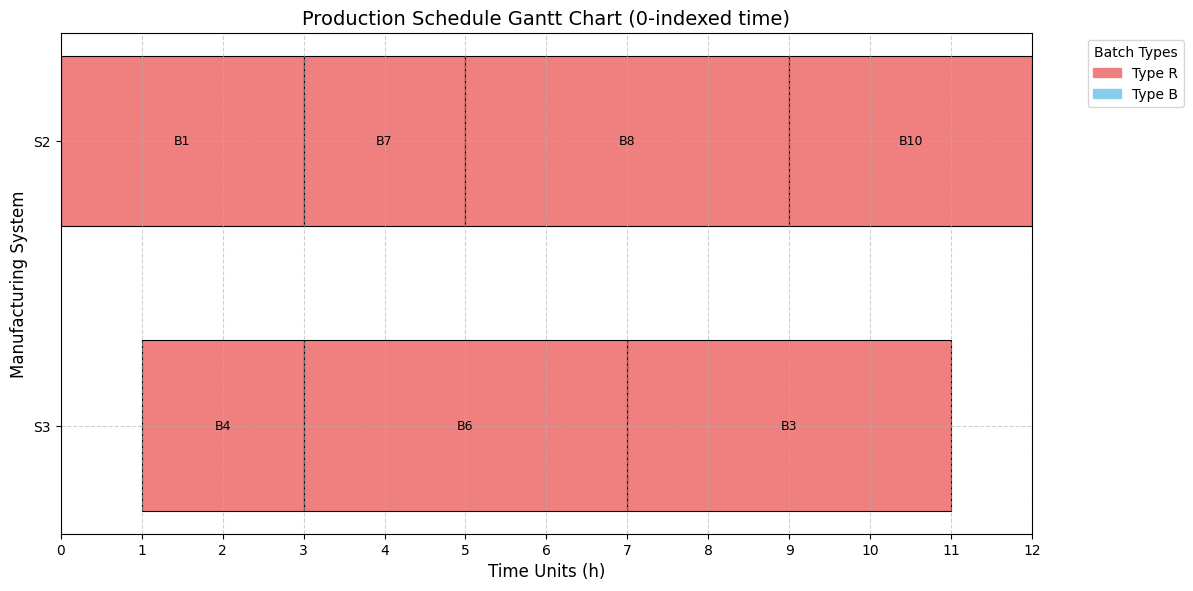

The script that saved this image:
import random
import pandas as pd
import numpy as np
import matplotlib.pyplot as plt
import matplotlib.patches as mpatches
from ortools.sat.python import cp_model


def generate_synthetic_batch_data(
        num_batches: int,
        planning_horizon_H: int,
        avg_prod_time: int,
        prod_time_variance: int,
        type_R_proportion: float,
        deadline_flexibility: int,  # Avg difference between LM and EM
        avg_penalty_multiplier: float = 200,  # Base penalty value to multiply by prod time
        penalty_variance_percent: float = 0.2  # +/- 20% variance
) -> tuple[dict, dict]:
    """
    Generates synthetic batch data and corresponding rejection penalties for the production planning model.

    Args:
        num_batches (int): The total number of batches to generate.
        planning_horizon_H (int): The total planning horizon (H).
        avg_prod_time (int): Average production time for a batch.
        prod_time_variance (int): Max variance from avg_prod_time for production time.
        type_R_proportion (float): Proportion of 'R' type batches (0.0 to 1.0).
        deadline_flexibility (int): Average window size for LM - EM.
        avg_penalty_multiplier (float): A base value to multiply by production time for penalty calculation.
                                        Adjust this to set the general scale of penalties.
        penalty_variance_percent (float): Percentage variance for penalties (e.g., 0.2 for +/- 20%).

    Returns:
        tuple[dict, dict]: A tuple containing two dictionaries:
                           1. BATCHES_DATA_RAW (batch characteristics).
                           2. REJECTION_PENALTY_PER_BATCH (penalties, 0-indexed for direct use).
    """
    generated_batches_data = {}
    generated_penalties = {}
    original_batch_ids_list = []  # To keep track of original 1-indexed IDs

    for i in range(1, num_batches + 1):  # Start batch IDs from 1
        original_batch_ids_list.append(i)  # Add original 1-indexed ID

        # Randomly determine batch type
        batch_type = 'R' if random.random() < type_R_proportion else 'B'

        # Generate production time
        prod_time = max(1, avg_prod_time + random.randint(-prod_time_variance, prod_time_variance))

        # Generate EM and LM
        em_lower_bound = 1
        em_upper_bound = planning_horizon_H - prod_time
        em = random.randint(em_lower_bound, em_upper_bound)

        min_lm = em + max(0, prod_time - 1)
        lm = min(planning_horizon_H, em + random.randint(0, deadline_flexibility))

        if lm < min_lm:
            lm = min_lm
        if lm < em:
            lm = em

        generated_batches_data[i] = {
            'EM': em,
            'LM': lm,
            'Type': batch_type,
            'ProductionTime': prod_time
        }

        # Generate penalty for this batch
        # A simple approach: penalty proportional to production time and a base multiplier
        base_penalty = prod_time * avg_penalty_multiplier
        variance_amount = base_penalty * penalty_variance_percent
        penalty = int(base_penalty + random.uniform(-variance_amount, variance_amount))
        generated_penalties[i] = max(100, penalty)  # Ensure a minimum penalty

    # Now, convert the penalties to be 0-indexed using original_batch_ids_list for consistency
    # with how your solve_production_scheduling function processes BATCHES_DATA
    batch_id_to_idx = {batch_id: idx for idx, batch_id in enumerate(sorted(generated_batches_data.keys()))}

    indexed_penalties = {}
    for original_id, penalty_value in generated_penalties.items():
        indexed_penalties[batch_id_to_idx[original_id]] = penalty_value

    return generated_batches_data, indexed_penalties

def solve_production_scheduling_extended(H, NMS, MS_NAMES, WORKSHOPS, BATCHES_DATA_INPUT, COST_PER_HOUR_ON_MACHINE, REJECTION_PENALTY_PER_BATCH):
    """
    Implements the production plan optimization model from the article
    'Mathematical Model for Production Plan Optimization-A Case Study of Discrete Event Systems'
    using Google OR-Tools CP-SAT solver, with an extended cost-based objective.
    """
    # Create a sorted list of original batch IDs for consistent indexing (0-indexed for Python)
    original_batch_ids = sorted(BATCHES_DATA_INPUT.keys())
    # Create a mapping from original 1-indexed ID to 0-indexed ID used in code
    batch_id_to_idx = {batch_id: idx for idx, batch_id in enumerate(original_batch_ids)}
    results = {}
    # Convert raw batch data to 0-indexed EM/LM for use with 0-indexed time horizon
    BATCHES_DATA = {}
    for original_id, data in BATCHES_DATA_INPUT.items():
        idx = batch_id_to_idx[original_id]
        BATCHES_DATA[idx] = {
            # Convert EM/LM from 1-indexed (e.g., hour 1) to 0-indexed (e.g., time slot 0)
            'EM': data['EM'] - 1,
            'LM': data['LM'] - 1,
            'Type': data['Type'],
            'ProductionTime': data['ProductionTime']
        }
    # Total number of batches (after indexing conversion)
    NP = len(BATCHES_DATA)

    # --- 2. Model Initialization ---
    model = cp_model.CpModel()

    # --- 3. Decision Variables ---

    # start_time[i_idx, l_idx]: Start time of batch i_idx on system l_idx (integer variable)
    # The domain is [EM_i, LM_i] (0-indexed).
    start_time = {}
    # end_time[i_idx, l_idx]: End time of batch i_idx on system l_idx (integer variable)
    # This is start_time + ProductionTime. Domain is derived from start_time and ProductionTime.
    end_time = {}
    # is_assigned[i_idx, l_idx]: Boolean variable, true if batch i_idx is assigned to system l_idx
    is_assigned = {}
    # interval[i_idx, l_idx]: Optional Interval variable for batch i_idx on system l_idx.
    # An optional interval is only active if its 'is_present' literal (is_assigned here) is true.
    interval = {}
    # is_rejected[i_idx]: Boolean variable, true if batch i_idx is not operated (rejected)
    is_rejected = {}

    for i_idx in range(NP):
        # A batch is either rejected or assigned to a machine.
        is_rejected[i_idx] = model.NewBoolVar(f'is_rejected_batch_{original_batch_ids[i_idx]}')

        # Define bounds for start and end times for each possible assignment
        # EM and LM are interpreted as 0-indexed earliest and latest *start* times.
        min_start_i = BATCHES_DATA[i_idx]['EM']
        max_start_i = BATCHES_DATA[i_idx]['LM']
        prod_time_i = BATCHES_DATA[i_idx]['ProductionTime']

        for l_idx in range(NMS):
            # start_time: Can range from its earliest allowed start to its latest allowed start
            # or the latest possible start that allows it to finish within the horizon H.
            start_time[i_idx, l_idx] = model.NewIntVar(
                min_start_i,
                max_start_i,
                f'start_batch_{original_batch_ids[i_idx]}_on_ms_{MS_NAMES[l_idx]}'
            )
            # end_time: Will be start_time + prod_time. Its max value can be H (exclusive end).
            end_time[i_idx, l_idx] = model.NewIntVar(
                prod_time_i, # Minimum end time (if starts at 0)
                H,           # Maximum end time (exclusive, so max time slot index is H-1)
                f'end_batch_{original_batch_ids[i_idx]}_on_ms_{MS_NAMES[l_idx]}'
            )

            is_assigned[i_idx, l_idx] = model.NewBoolVar(
                f'is_assigned_batch_{original_batch_ids[i_idx]}_to_ms_{MS_NAMES[l_idx]}'
            )

            # Create an optional interval variable.
            # This implicitly enforces `end_time - start_time == prod_time` if `is_assigned` is true.
            interval[i_idx, l_idx] = model.NewOptionalIntervalVar(
                start_time[i_idx, l_idx],
                prod_time_i,
                end_time[i_idx, l_idx],
                is_assigned[i_idx, l_idx],
                f'interval_batch_{original_batch_ids[i_idx]}_on_ms_{MS_NAMES[l_idx]}'
            )

    # --- 4. Objective Function (Extended: Minimize Total Cost) ---
    total_production_cost = []
    for i_idx in range(NP):
        for l_idx in range(NMS):
            # The production cost for a batch is its production time multiplied by the
            # cost per hour of the machine it's assigned to.
            # is_assigned[i_idx, l_idx] acts as a 0/1 multiplier here.
            cost_if_assigned = BATCHES_DATA[i_idx]['ProductionTime'] * COST_PER_HOUR_ON_MACHINE[l_idx]
            total_production_cost.append(
                cost_if_assigned * is_assigned[i_idx, l_idx]
            )

    total_rejection_penalty = []
    for i_idx in range(NP):
        # Add the penalty for this batch if it is rejected
        total_rejection_penalty.append(
            REJECTION_PENALTY_PER_BATCH[i_idx] * is_rejected[i_idx]
        )

    # Set the objective function to minimize the sum of total production costs and total rejection penalties
    model.Minimize(sum(total_production_cost) + sum(total_rejection_penalty))

    # --- 5. Constraints ---

    # Constraint 1: Each batch is either assigned to exactly one machine or it is rejected.
    # This combines aspects of Equation (5) and (6) and the definition of F_i.
    for i_idx in range(NP):
        model.Add(sum(is_assigned[i_idx, l_idx] for l_idx in range(NMS)) + is_rejected[i_idx] == 1)

    # Constraint 2: No Overlap on Manufacturing Systems (Equation 3).
    # A manufacturing system operates at most one batch in a time unit t.
    for l_idx in range(NMS):
        # Collect all intervals for this specific machine.
        # AddNoOverlap ensures that no two intervals on the same resource overlap in time.
        intervals_on_machine = [interval[i_idx, l_idx] for i_idx in range(NP)]
        model.AddNoOverlap(intervals_on_machine)

    # Constraint 3: Earliest and Latest Manufacturing Dates (Equations 7 & 8).
    # These are already incorporated into the domain definitions of `start_time` variables.
    # Additionally, ensure that if a batch is assigned, its end time is within the planning horizon.
    for i_idx in range(NP):
        for l_idx in range(NMS):
            # Ensure the activity finishes within the horizon H (exclusive upper bound for time range).
            # This is critical as `LM` is for start time, not end time of the batch.
            model.Add(end_time[i_idx, l_idx] <= H).OnlyEnforceIf(is_assigned[i_idx, l_idx])

    # Constraint 4: Batches of different types cannot be operated in the same workshop at a given unit of time.
    # (Adaptation of Equations 10-12).
    # This ensures that for any given workshop, at any given time, all machines in that workshop
    # are either idle or processing batches of the *same* type.
    for workshop_name, machine_indices in WORKSHOPS.items():
        for t in range(H): # Iterate through each time unit in the horizon
            # Boolean variables to indicate if Type 'A' (Red) or Type 'B' (Blue) batches are active
            # in this workshop at this specific time 't'.
            type_R_active_overall = model.NewBoolVar(f'type_R_overall_W{workshop_name}_T{t}')
            type_B_active_overall = model.NewBoolVar(f'type_B_overall_W{workshop_name}_T{t}')

            # List of literals (boolean variables) that would make type_R_active_overall true.
            literals_type_R_at_t = []
            # List of literals that would make type_B_active_overall true.
            literals_type_B_at_t = []

            for l_idx in machine_indices: # For each machine belonging to the current workshop
                for i_idx in range(NP): # For each batch
                    batch_type = BATCHES_DATA[i_idx]['Type']

                    # Create boolean variables to check if the batch is active on this machine at time 't'.
                    # This effectively acts as the X_i_l_t variable from the paper if it were defined for specific times.
                    is_batch_active_at_t = model.NewBoolVar(f'active_batch_{original_batch_ids[i_idx]}_ms_{MS_NAMES[l_idx]}_at_t_{t}')

                    # Define auxiliary boolean conditions for clarity and proper reification.
                    # start_cond: True if the batch's start time is <= current time 't'.
                    start_cond = model.NewBoolVar(f'start_cond_{original_batch_ids[i_idx]}_{MS_NAMES[l_idx]}_t_{t}')
                    model.Add(start_time[i_idx, l_idx] <= t).OnlyEnforceIf(start_cond)
                    model.Add(start_time[i_idx, l_idx] > t).OnlyEnforceIf(start_cond.Not())

                    # end_cond: True if the batch's end time is > current time 't'.
                    end_cond = model.NewBoolVar(f'end_cond_{original_batch_ids[i_idx]}_{MS_NAMES[l_idx]}_t_{t}')
                    model.Add(end_time[i_idx, l_idx] > t).OnlyEnforceIf(end_cond)
                    model.Add(end_time[i_idx, l_idx] <= t).OnlyEnforceIf(end_cond.Not())

                    # is_batch_active_at_t is true if AND ONLY IF:
                    # 1. The batch is assigned to this machine (is_assigned[i_idx, l_idx] is true)
                    # 2. The batch has started by or before 't' (start_cond is true)
                    # 3. The batch has not yet finished by 't' (end_cond is true)
                    model.AddBoolAnd([is_assigned[i_idx, l_idx], start_cond, end_cond]).OnlyEnforceIf(is_batch_active_at_t)
                    model.AddBoolOr([is_assigned[i_idx, l_idx].Not(), start_cond.Not(), end_cond.Not()]).OnlyEnforceIf(is_batch_active_at_t.Not())

                    # Add this boolean literal to the appropriate type list for this time 't'.
                    if batch_type == 'R': # 'R' for Red (Type 'A' in article's equations, but 'R' in data)
                        literals_type_R_at_t.append(is_batch_active_at_t)
                    elif batch_type == 'B': # 'B' for Blue (Type 'B' in article's equations, and 'B' in data)
                        literals_type_B_at_t.append(is_batch_active_at_t)

            # If any literal in literals_type_R_at_t is true, then type_R_active_overall must be true.
            # If all literals are false, then type_R_active_overall must be false.
            if literals_type_R_at_t: # Only add if there are actual literals to check
                model.AddBoolOr(literals_type_R_at_t).OnlyEnforceIf(type_R_active_overall)
                model.AddBoolAnd([literal.Not() for literal in literals_type_R_at_t]).OnlyEnforceIf(type_R_active_overall.Not())
            else: # If no 'R' type batches can ever be active here, then it's always false
                model.Add(type_R_active_overall == False)

            # Same logic for Type 'B' batches.
            if literals_type_B_at_t:
                model.AddBoolOr(literals_type_B_at_t).OnlyEnforceIf(type_B_active_overall)
                model.AddBoolAnd([literal.Not() for literal in literals_type_B_at_t]).OnlyEnforceIf(type_B_active_overall.Not())
            else:
                model.Add(type_B_active_overall == False)

            # The core workshop type constraint: A workshop cannot process both 'R' and 'B' types simultaneously.
            model.Add(type_R_active_overall + type_B_active_overall <= 1)

    # --- 6. Solve the Model ---
    solver = cp_model.CpSolver()
    # You can enable logging to see the solver's progress
    # solver.parameters.log_search_progress = True
    status = solver.Solve(model)

    # --- 7. Print Results ---
    schedule_data = [] # For CSV
    gantt_plot_data = {ms_idx: [] for ms_idx in range(NMS)} # For Matplotlib Gantt
    if status == cp_model.OPTIMAL or status == cp_model.FEASIBLE:
        print(f"Solution Status: {solver.StatusName(status)}")
        # Print the new objective value
        print(f"Objective value (total cost): {solver.ObjectiveValue():.2f}")
        results['status'] = solver.StatusName(status)
        results['total_cost'] = solver.ObjectiveValue()
        results['rejected_batches_count'] = sum(
            solver.BooleanValue(is_rejected[i_idx]) for i_idx in range(NP)
        )
        # Initialize schedule grid for visualization
        schedule_grid = {ms_name: ['-' for _ in range(H)] for ms_name in MS_NAMES}

        assigned_batches_info = []
        rejected_batches_info = []

        for i_idx in range(NP):
            original_id = original_batch_ids[i_idx]
            batch_data = BATCHES_DATA[i_idx]

            if solver.BooleanValue(is_rejected[i_idx]):
                rejected_batches_info.append(
                    f"Batch {original_id} (Type: {batch_data['Type']}, Prod Time: {batch_data['ProductionTime']}h, Penalty: ${REJECTION_PENALTY_PER_BATCH[i_idx]})"
                )
                schedule_data.append({
                    'Batch ID': original_id,
                    'Type': batch_data['Type'],
                    'Production Time (h)': batch_data['ProductionTime'],
                    'Assigned Machine': 'N/A',
                    'Start Time': 'N/A',
                    'End Time': 'N/A',
                    'Status': 'Rejected',
                    'Penalty Cost': f"$ {REJECTION_PENALTY_PER_BATCH[i_idx]:.2f}",
                    'Production Cost': f"$ {0:.2f}",
                })
            else:
                for l_idx in range(NMS):
                    if solver.BooleanValue(is_assigned[i_idx, l_idx]):
                        start_t = solver.Value(start_time[i_idx, l_idx])
                        end_t = solver.Value(end_time[i_idx, l_idx]) # Exclusive end
                        production_cost = BATCHES_DATA[i_idx]['ProductionTime'] * COST_PER_HOUR_ON_MACHINE[l_idx]
                        schedule_data.append({
                            'Batch ID': original_id,
                            'Type': batch_data['Type'],
                            'Production Time (h)': batch_data['ProductionTime'],
                            'Assigned Machine': MS_NAMES[l_idx],
                            'Start Time': start_t + 1,
                            'End Time': end_t + 1, # Inclusive end for display
                            'Status': 'Assigned',
                            'Penalty Cost': f"$ {0:.2f}",
                            'Production Cost': f"$ {production_cost:.2f}"
                        })
                        # Add data for Gantt plot: (start, duration, batch_label, type, machine_idx)
                        gantt_plot_data[l_idx].append((start_t, batch_data['ProductionTime'], f'B{original_id}', batch_data['Type'], l_idx))

                        assigned_batches_info.append(
                            f"Batch {original_id} (Type: {batch_data['Type']}, Prod Time: {batch_data['ProductionTime']}h, Cost: ${production_cost:.2f}) "
                            f"on {MS_NAMES[l_idx]} from time {start_t + 1} to {end_t + 1}"
                        )
                        # Fill the schedule grid for assigned batches
                        for t in range(start_t, end_t):
                            if t < H: # Safety check to prevent index out of bounds if end_t == H
                                schedule_grid[MS_NAMES[l_idx]][t] = f"{original_id}{batch_data['Type'][0]}" # e.g., "2B"
        results['detailed_schedule'] = schedule_data
        print("\n--- Assigned Batches ---")
        if assigned_batches_info:
            for info in assigned_batches_info:
                print(info)
        else:
            print("No batches were assigned.")

        print("\n--- Rejected Batches ---")
        if rejected_batches_info:
            for info in rejected_batches_info:
                print(info)
        else:
            print("No batches were rejected!")

        print("\n--- Production Schedule ---")
        # Header row for time slots
        header = "MS   | " + " | ".join(f"{t+1:2d}" for t in range(H))
        print(header)
        print("-" * len(header)) # Separator line

        # Rows for each manufacturing system's schedule
        for ms_name in MS_NAMES:
            row_content = " | ".join(f"{item:2s}" for item in schedule_grid[ms_name])
            print(f"{ms_name:4s} | {row_content}")

        # --- Generate CSV Output using Pandas ---
        df_schedule = pd.DataFrame(schedule_data)
        df_schedule.to_csv("production_plan_extended.csv", index=False)

        # --- Generate Matplotlib Gantt Chart Image ---
        fig, ax = plt.subplots(figsize=(12, 6))

        # Color mapping for batch types
        type_colors = {'R': 'lightcoral', 'B': 'skyblue'}
        color_patches = []
        for _type, color in type_colors.items():
            color_patches.append(mpatches.Patch(color=color, label=f'Type {_type}'))

        # Plot each assigned batch as a horizontal bar
        for ms_idx, batches in gantt_plot_data.items():
            for start, duration, label, batch_type, _ in batches:
                ax.barh(MS_NAMES[ms_idx], duration, left=start, height=0.6,
                        color=type_colors.get(batch_type, 'gray'),
                        edgecolor='black', linewidth=0.8,
                        label=f'{label} (Type {batch_type})')
                # Add batch label in the middle of the bar
                ax.text(start + duration / 2, MS_NAMES[ms_idx], label,
                        ha='center', va='center', color='black', fontsize=9)

        # Configure plot aesthetics
        ax.set_title('Production Schedule Gantt Chart (0-indexed time)', fontsize=14)
        ax.set_xlabel('Time Units (h)', fontsize=12)
        ax.set_ylabel('Manufacturing System', fontsize=12)
        ax.set_xlim(0, H)
        ax.set_xticks(np.arange(0, H + 1, 1))  # Show ticks for each hour
        ax.set_yticks(range(NMS))
        ax.set_yticklabels(MS_NAMES)
        ax.invert_yaxis()  # To show MS_NAMES from top to bottom

        ax.grid(True, linestyle='--', alpha=0.6)
        ax.legend(handles=color_patches, title="Batch Types", bbox_to_anchor=(1.05, 1), loc='upper left')

        plt.tight_layout()

        # Save plot to a base64 string
        plt.savefig("production_plan_extended.png", format='png', bbox_inches='tight')
        plt.close(fig)  # Close the figure to free up memory
    else:
        results['status'] = solver.StatusName(status)
        results['total_cost'] = float('inf') # Indicate infeasibility with a very high cost
        results['rejected_batches_count'] = NP # Assume all are implicitly rejected
        results['detailed_schedule'] = [] # No schedule possible
        print(f"No solution found. Status: {solver.StatusName(status)}")
    return results

if __name__ == '__main__':
    # --- 1. Data Definition ---
    H = 8 # H: Total number of time units (e.g., hours) in the planning horizon.
    NMS = 2 # NMS: Total number of Manufacturing Systems (machines).
    MS_NAMES = ['S2', 'S3'] # Names of machines for easier output interpretation
    WORKSHOPS = {
        'W1': [0, 1] # WORKSHOPS: Defines which machines belong to which workshop.
    }

    # --- New Data Parameters for Extension and synthetic data ---
    # BATCHES_DATA_INPUT: Characteristics of each production batch as provided in Table 1.
    # 'EM': Earliest Manufacturing Date.
    # 'LM': Latest Manufacturing Date.
    # 'Type': Batch type ('R' for Red, 'B' for Blue).
    # 'ProductionTime': Duration in hours required to process the batch.
    BATCHES_DATA_INPUT, REJECTION_PENALTY_PER_BATCH = generate_synthetic_batch_data(
        num_batches=10,
        planning_horizon_H=12,
        avg_prod_time=3,
        prod_time_variance=1,
        type_R_proportion=0.5,
        deadline_flexibility=2,
        avg_penalty_multiplier=150,
        penalty_variance_percent=0.1
    )
    # Cost per hour for operating each manufacturing system (S2, S3)
    COST_PER_HOUR_ON_MACHINE = {
        0: 100,  # Cost per hour for Machine S2 (index 0)
        1: 120   # Cost per hour for Machine S3 (index 1)
    }
    solve_production_scheduling_extended(H, NMS, MS_NAMES, WORKSHOPS, BATCHES_DATA_INPUT, COST_PER_HOUR_ON_MACHINE, REJECTION_PENALTY_PER_BATCH)